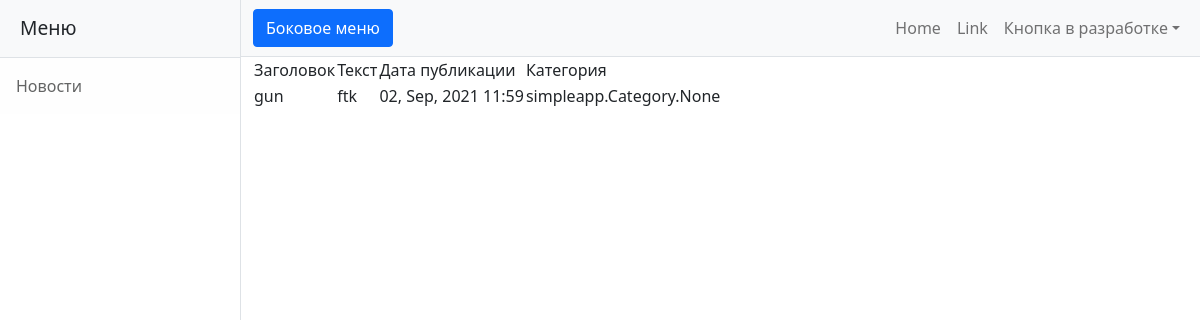
Screenshot of /post/21 with the database file from the repository.
### simpleapp/models.py (models this page shows, shortened)
class Post(models.Model):
    TYPES = (
        ("Статья", "Статья"),
        ("Новость", "Новость")
    )
    author = models.ForeignKey(Author, on_delete=models.CASCADE)
    type = models.CharField(max_length=16, choices=TYPES, default='Статья')
    date_creation = models.DateTimeField(auto_now_add=True)
    category = models.ManyToManyField(Category, through='PostCategory')
    title = models.CharField(max_length=255, unique=True)
    text = models.TextField()
    _post_rating = models.SmallIntegerField(default=0, db_column="post_rating")
    @property
    def post_rating(self):
        return self._post_rating

### simpleapp/views.py (the view)
# urls.py: path('<int:pk>', ProductDetail.as_view(), name = 'post_detail'),
class ProductDetail(DetailView):
    model = Post
    template_name = 'post_detail.html'
    queryset = Post.objects.all()

### templates/post_detail.html (shortened to what this page needs)
{% extends 'flatpages/base.html' %}
{% block content %}
        <table>
            <thead>
                <tr>
                    <td>
                        Заголовок
                    </td>
                    <td>
                        Текст
                    </td>
                    <td>
                        Дата публикации
                    </td>
                    <td>
                        Категория
                    </td>
                </tr>
            </thead>
            <tr>
                <td>
                    {{ post.title }}
                </td>
                <td>
                    {{ post.text|truncatechars:50 }}
                </td>
                <td>
                    {{ post.date_creation|date:'d, M, Y G:i' }}
                </td>
                <td>
                    {{ post.category }}
                </td>
            </tr>
        </table>
{% endblock content %}

### rows the page displays
Post: title "gun", text "ftk", date_creation "02, Sep, 2021 11:59", category "simpleapp.Category.None"
